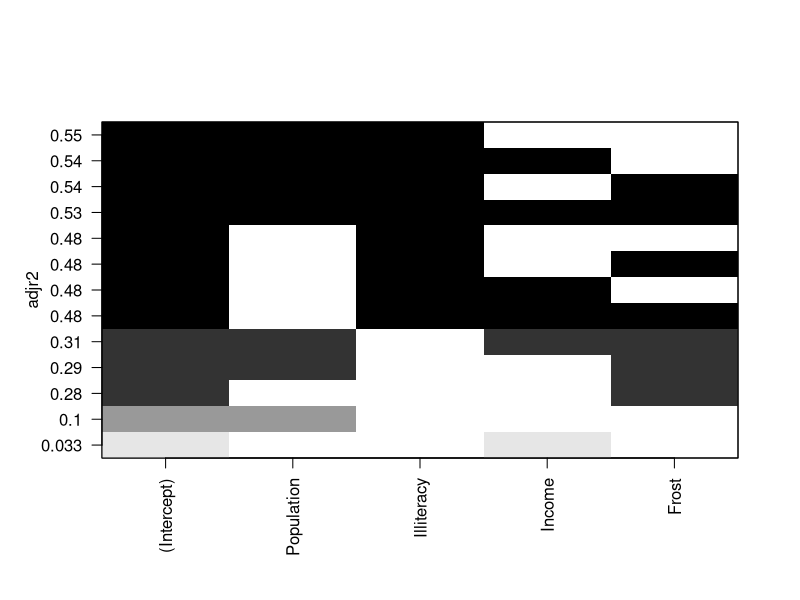
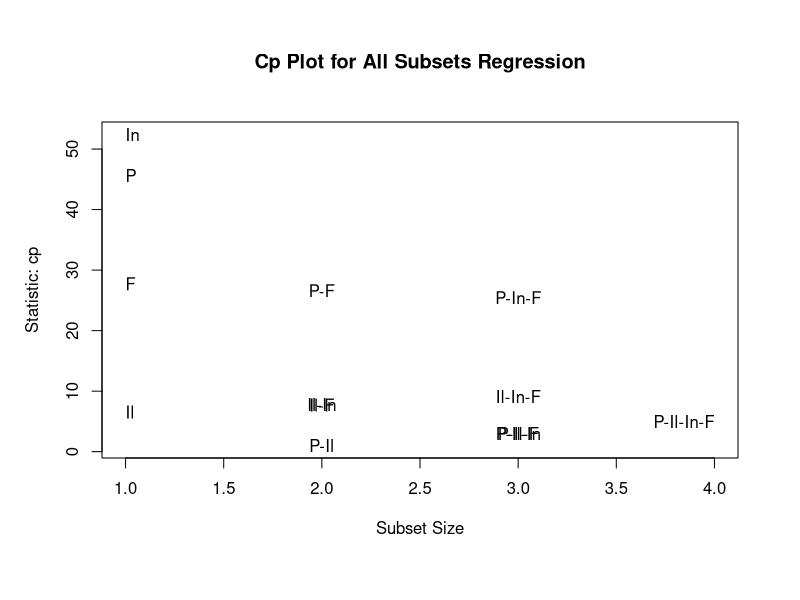

The R source for these figures, in order: (Note: this script raises an error after producing the figures.)
library(leaps)
states <- as.data.frame(state.x77[,c("Murder", "Population",
                                     "Illiteracy", "Income", "Frost")])
leaps <-regsubsets(Murder ~ Population + Illiteracy + Income +
                     Frost, data=states, nbest=4)
plot(leaps, scale="adjr2")
library(car)
subsets(leaps, statistic="cp",
        main="Cp Plot for All Subsets Regression")
abline(1,1,lty=2,col="red")
